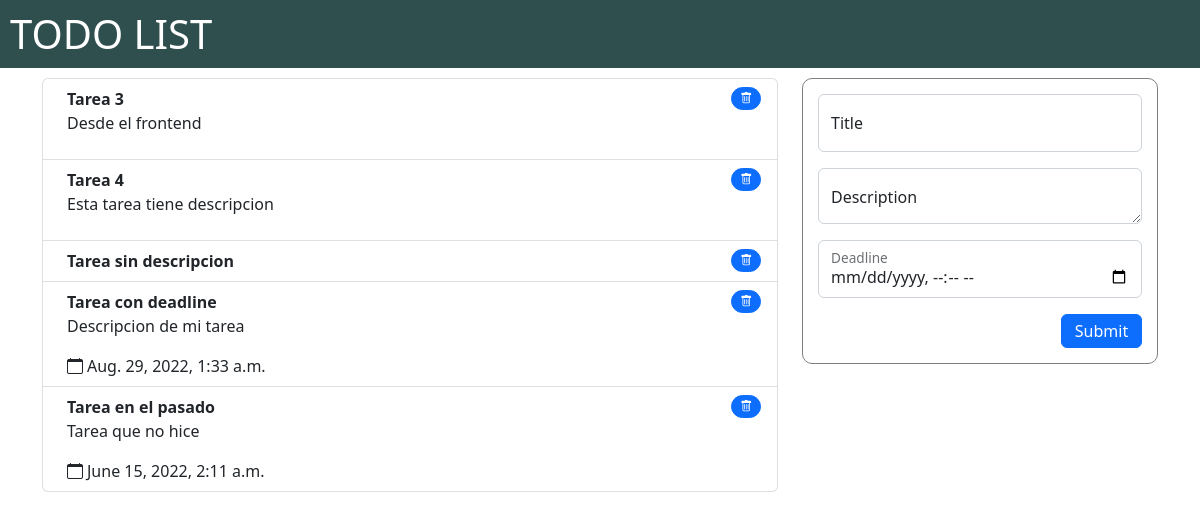
The page / on the database its author committed.
### todo/models.py (models this page shows)
class Todo(models.Model):
    title = models.CharField(max_length=255)
    description = models.TextField(max_length=255, blank=True, null=True)
    deadline = models.DateTimeField(blank=True, null=True)

### todo/views.py (the view, shortened to what this page needs)
# urls.py: path('', views.index, name='index'),
def index(request):
    item_list = Todo.objects.all()
    form = TodoForm()
    context = {
        "title": "TODO LIST",
        "item_list": item_list,
        "form": form
    }
    return render(request, 'todo/index.html', context)

### todo/forms.py
class TodoForm(forms.ModelForm):
    class Meta:
        model = Todo
        fields = "__all__"
        widgets = {
            "title": forms.TextInput(attrs={"type":"text", "class":"form-control", "id":"titleInput", "placeholder":"Title"}),
            "description": forms.Textarea(attrs={"type":"text", "class":"form-control", "id":"descriptionInput", "placeholder":"Description", "rows":"3"}),
            "deadline": forms.DateTimeInput(attrs={"type":"datetime-local", "class":"form-control", "id":"deadlineInput", "placeholder":"Deadline"}),
        }

### todo/templates/todo/index.html (shortened to what this page needs)
{% load static %}
<!DOCTYPE html>
<html lang="en">
<head>
    <link href="https://cdn.jsdelivr.net/npm/bootstrap@5.2.0/dist/css/bootstrap.min.css" rel="stylesheet">
    <link href="https://getbootstrap.com/docs/5.2/assets/css/docs.css" rel="stylesheet">
    <link rel="stylesheet" href="https://cdn.jsdelivr.net/npm/bootstrap-icons@1.3.0/font/bootstrap-icons.css">
    <link rel="stylesheet" href="{% static 'todo/style.css' %}">
</head>
<body>
    <h1>{{ title }}</h1>
    <section class="container-fluid container-lg">
        <div class="row">
        <main class="col-lg-8 col-12 mb-3">
            {% block content %}
            <div class="list-group">
                {% for item in item_list %}
                    <li class="list-group-item d-flex justify-content-between align-items-start">
                        <div class="ms-2 me-auto">
                            <div class="fw-bold"> {{item.title}}</div>
                            {% if item.description %}
                                <p> {{ item.description }}</p>
                            {% endif %}
                            {% if item.deadline %}
                                <span class="datetime"> <i class="bi bi-calendar me-1"></i>{{ item.deadline }}</span>
                            {% endif %}
                        </div>
                    <a href="{{item.pk}}/delete/" class="btn btn-primary badge bg-primary rounded-pill"><i class="bi-trash"></i></a>
                  </li>
                {% endfor %}
            </div>
            {% endblock %}
        </main>
        <aside class="col-lg-4 col-12">
            <form method="POST">
                <div class="form-floating mb-3">
                    {{ form.title }}
                    <label for="titleInput">Title</label>
                </div>
                <div class="form-floating mb-3">
                    {{ form.description }}
                    <label for="description">Description</label>
                </div>
                <div class="form-floating mb-3">
                    {{ form.deadline }}
                    <label for="deadline">Deadline</label>
                </div>
                <button type="submit" class="btn btn-primary offset-lg-9 col-lg-3 col-12 p-1">Submit</button>
            </form>
        </aside>
        </div>
    </section>
</body>
</html>

### todo/static/todo/style.css (style rules this page uses)
h1 { width: 100%; margin: 0 auto; background-color: darkslategray; color: white; padding: 10px; margin-bottom: 10px; }
form { border: 1px solid grey; padding: 15px; border-radius: 10px; }

### rows shown on the page
Todo: title "Tarea 3", description "Desde el frontend"
Todo: title "Tarea 4", description "Esta tarea tiene descripcion"
Todo: title "Tarea sin descripcion"
Todo: title "Tarea con deadline", description "Descripcion de mi tarea", deadline "Aug. 29, 2022, 1:33 a.m."
Todo: title "Tarea en el pasado", description "Tarea que no hice", deadline "June 15, 2022, 2:11 a.m."

### other values the page prints
{{ title }} "TODO LIST"
